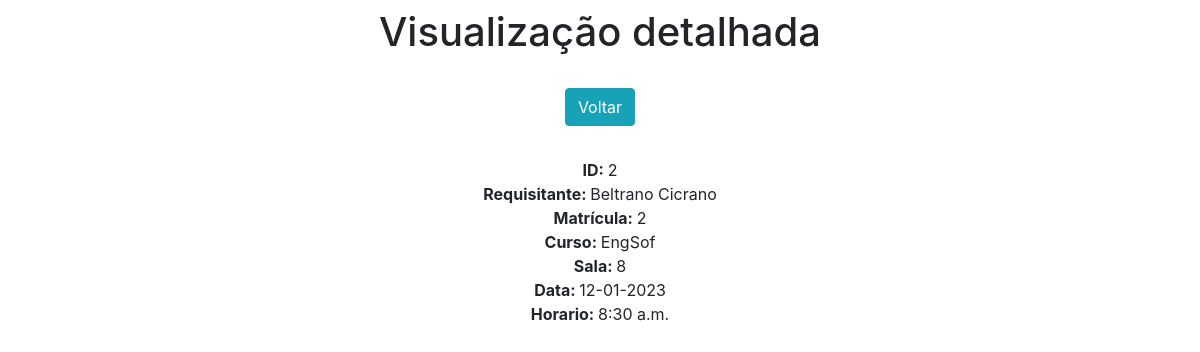
Page /view/2/ on the committed database.
### appWeb/models.py (models this page shows)
class Reservas(models.Model):
    Req_nome = models.CharField(max_length=30)
    Mat_nro = models.IntegerField()
    Curso_nome = models.CharField(max_length=30)
    Sala_nro = models.IntegerField()
    Data = models.DateField()
    Horario = models.TimeField()

### appWeb/views.py (the view)
# urls.py: path('view/<int:pk>/', view, name='view'),
def view(request, pk):
    data = {}
    data['db'] = Reservas.objects.get(pk=pk)
    return render(request, 'view.html', data)

### appWeb/templates/view.html (shortened to what this page needs)
<!DOCTYPE html>
<html lang="pt-br">
<head>
    <link rel="stylesheet" href="https://stackpath.bootstrapcdn.com/bootstrap/4.1.3/css/bootstrap.min.css">
</head>
<body>
  <div class="col-8 m-auto pt-2 pb-2 text-center">
      <h1>Visualização detalhada</h1>
  </div>
  <div class="col-8 m-auto pt-3 pb-2 text-center">
      <a href="/" class="btn btn-info">Voltar</a>
  </div>
  <div class="col-8 m-auto pt-4 pb-2 text-center">
      <strong>ID: </strong>{{db.id}}<br>
      <strong>Requisitante: </strong>{{db.Req_nome}}<br>
      <strong>Matrícula: </strong>{{db.Mat_nro}}<br>
      <strong>Curso: </strong>{{db.Curso_nome}}<br>
      <strong>Sala: </strong>{{db.Sala_nro}}<br>
      <strong>Data: </strong>{{db.Data|date:'d-m-Y'}}<br>
      <strong>Horario: </strong>{{db.Horario}}
  </div>
</body>
</html>

### rows in the picture
Reservas: id "2", Req_nome "Beltrano Cicrano", Mat_nro "2", Curso_nome "EngSof", Sala_nro "8", Data "12-01-2023", Horario "8:30 a.m."
